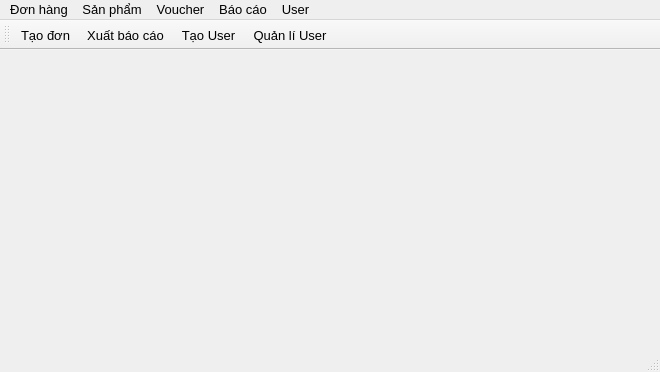
<?xml version="1.0" encoding="UTF-8"?>
<ui version="4.0">
 <class>MainWindow</class>
 <widget class="QMainWindow" name="MainWindow">
  <property name="geometry">
   <rect>
    <x>0</x>
    <y>0</y>
    <width>660</width>
    <height>372</height>
   </rect>
  </property>
  <property name="font">
   <font>
    <pointsize>10</pointsize>
   </font>
  </property>
  <property name="windowTitle">
   <string>MainWindow</string>
  </property>
  <widget class="QWidget" name="centralwidget">
   <widget class="QLabel" name="label">
    <property name="geometry">
     <rect>
      <x>130</x>
      <y>60</y>
      <width>411</width>
      <height>211</height>
     </rect>
    </property>
    <property name="text">
     <string/>
    </property>
    <property name="pixmap">
     <pixmap resource="res.qrc">:/res/res/background.png</pixmap>
    </property>
    <property name="scaledContents">
     <bool>true</bool>
    </property>
   </widget>
  </widget>
  <widget class="QMenuBar" name="menubar">
   <property name="geometry">
    <rect>
     <x>0</x>
     <y>0</y>
     <width>660</width>
     <height>21</height>
    </rect>
   </property>
   <widget class="QMenu" name="menu_n_h_ng">
    <property name="title">
     <string>Đơn hàng</string>
    </property>
    <addaction name="actTaodon"/>
    <addaction name="actTrangthai"/>
    <addaction name="actDsdon"/>
   </widget>
   <widget class="QMenu" name="menuS_n_ph_m">
    <property name="title">
     <string>Sản phẩm</string>
    </property>
    <addaction name="actNhaphang"/>
    <addaction name="separator"/>
    <addaction name="actDanhmuc"/>
   </widget>
   <widget class="QMenu" name="menuVoucher">
    <property name="title">
     <string>Voucher</string>
    </property>
    <addaction name="actTaoVc"/>
    <addaction name="actQliVc"/>
   </widget>
   <widget class="QMenu" name="menuB_o_c_o">
    <property name="title">
     <string>Báo cáo</string>
    </property>
    <addaction name="actBaocao"/>
   </widget>
   <widget class="QMenu" name="menuQu_n_l_User">
    <property name="title">
     <string>User</string>
    </property>
    <addaction name="actTaouser"/>
    <addaction name="actQliUser"/>
   </widget>
   <addaction name="menu_n_h_ng"/>
   <addaction name="menuS_n_ph_m"/>
   <addaction name="menuVoucher"/>
   <addaction name="menuB_o_c_o"/>
   <addaction name="menuQu_n_l_User"/>
  </widget>
  <widget class="QToolBar" name="toolBar">
   <property name="windowTitle">
    <string>toolBar</string>
   </property>
   <property name="iconSize">
    <size>
     <width>30</width>
     <height>30</height>
    </size>
   </property>
   <property name="toolButtonStyle">
    <enum>Qt::ToolButtonTextBesideIcon</enum>
   </property>
   <attribute name="toolBarArea">
    <enum>TopToolBarArea</enum>
   </attribute>
   <attribute name="toolBarBreak">
    <bool>false</bool>
   </attribute>
   <addaction name="actTaodon"/>
   <addaction name="actBaocao"/>
   <addaction name="actTaouser"/>
   <addaction name="actQliUser"/>
  </widget>
  <widget class="QStatusBar" name="statusBar"/>
  <action name="actTaodon">
   <property name="icon">
    <iconset resource="res.qrc">
     <normaloff>:/res/res/icon/taodonhang.png</normaloff>:/res/res/icon/taodonhang.png</iconset>
   </property>
   <property name="text">
    <string>Tạo đơn</string>
   </property>
   <property name="visible">
    <bool>true</bool>
   </property>
   <property name="iconVisibleInMenu">
    <bool>true</bool>
   </property>
  </action>
  <action name="actTrangthai">
   <property name="text">
    <string>Đơn đã tạo</string>
   </property>
  </action>
  <action name="actTonkho">
   <property name="text">
    <string>Tồn kho</string>
   </property>
  </action>
  <action name="actTaoVc">
   <property name="text">
    <string>Tạo Voucher</string>
   </property>
  </action>
  <action name="actQliVc">
   <property name="text">
    <string>Quản lí Voucher</string>
   </property>
  </action>
  <action name="actTaouser">
   <property name="icon">
    <iconset resource="res.qrc">
     <normaloff>:/res/res/icon/adduser.png</normaloff>:/res/res/icon/adduser.png</iconset>
   </property>
   <property name="text">
    <string>Tạo User</string>
   </property>
  </action>
  <action name="actQliUser">
   <property name="icon">
    <iconset resource="res.qrc">
     <normaloff>:/res/res/icon/quanlyuser.png</normaloff>:/res/res/icon/quanlyuser.png</iconset>
   </property>
   <property name="text">
    <string>Quản lí User</string>
   </property>
  </action>
  <action name="actBaocao">
   <property name="icon">
    <iconset resource="res.qrc">
     <normaloff>:/res/res/icon/baocao.png</normaloff>:/res/res/icon/baocao.png</iconset>
   </property>
   <property name="text">
    <string>Xuất báo cáo</string>
   </property>
  </action>
  <action name="actDsdon">
   <property name="text">
    <string>Danh sách đơn</string>
   </property>
  </action>
  <action name="actNhaphang">
   <property name="text">
    <string>Nhập sản phẩm</string>
   </property>
  </action>
  <action name="actDanhmuc">
   <property name="text">
    <string>Danh mục sản phẩm</string>
   </property>
  </action>
 </widget>
 <resources>
  <include location="res.qrc"/>
 </resources>
 <connections/>
</ui>
